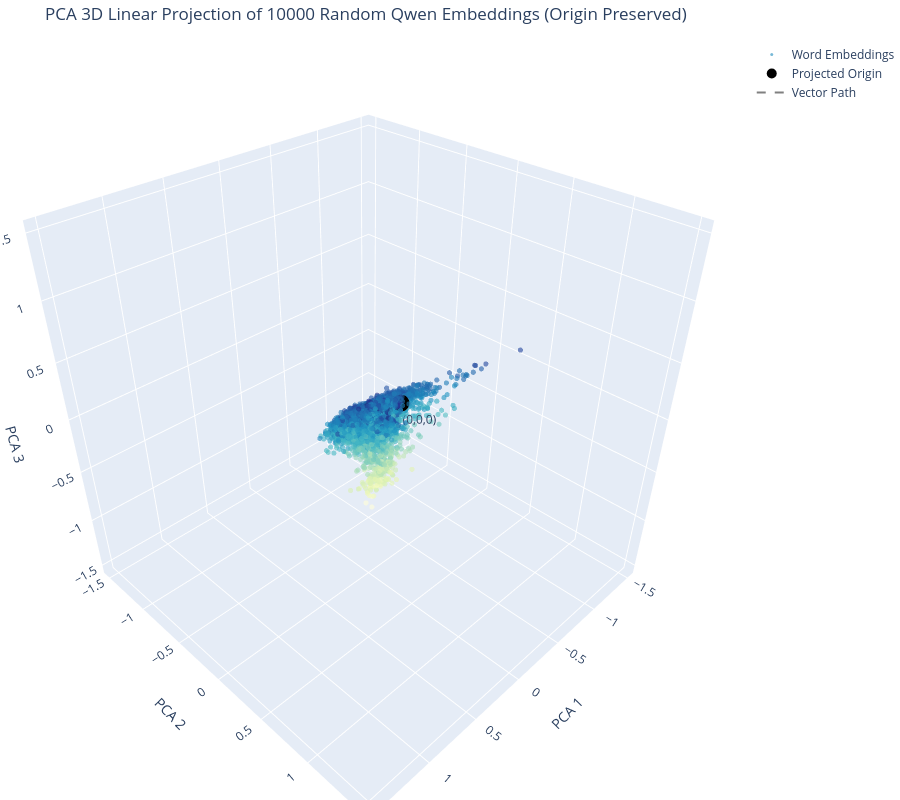

The cell this chart's notebook holds for it:
### Code cell
import numpy as np
from sklearn.decomposition import PCA
import plotly.graph_objects as go

def plot_qwen_embeddings_3d_pca(embedding_matrix, n_samples=2000, random_state=42):
    """
    随机采样高维 Embedding 并使用 PCA 线性降维到 3D 进行交互式可视化。
    PCA 能最大程度保留全局几何结构，适合观察词表的真实形状。
    """
    vocab_size, hidden_dim = embedding_matrix.shape
    print(f"原始词表维度: {vocab_size} 个 {hidden_dim} 维向量")
    
    # 1. 随机采样（建议增加采样点到 2000，以更好地勾勒轮廓）
    np.random.seed(random_state)
    n_samples = min(n_samples, vocab_size)
    sampled_indices = np.random.choice(vocab_size, n_samples, replace=False)
    sampled_vectors = embedding_matrix[sampled_indices]
    
    print(f"已采样 {n_samples} 个点，正在进行 PCA 降维...")
    
    # 2. PCA 降维到 3D
    # 注意：为了观察原点，我们不应该让 PCA 自动减去均值（去中心化）。
    # scikit-learn 的 PCA 默认会去中心化。为了保留原点 (0,0,0) 的相对位置，
    # 我们使用其底层的 TruncatedSVD，或者在投影前手动加上均值。
    
    # 这里我们使用一个更直观的方法：在数据中手动加入原点 (0,0,0)，
    # 然后一起进行 PCA。
    origin = np.zeros((1, hidden_dim))
    vectors_with_origin = np.vstack([sampled_vectors, origin])
    
    pca = PCA(n_components=3)
    # 计算主成分 (基于包含原点的数据，确保投影保留方向性)
    vectors_with_origin_3d = pca.fit_transform(vectors_with_origin)
    
    # 提取降维后的词向量和原点坐标
    vectors_3d = vectors_with_origin_3d[:-1, :]
    origin_3d = vectors_with_origin_3d[-1, :]
    
    # 计算方差解释率，了解 3D 保留了多少信息
    explained_variance = pca.explained_variance_ratio_
    print(f"PCA 前三个主成分解释的方差比例: {sum(explained_variance)*100:.1f}%")
    
    print("降维完成，正在生成 3D 交互视图...")
    
    # 3. 使用 Plotly 绘制交互式 3D 散点图
    fig = go.Figure()

    # --- 添加词向量采样点 ---
    fig.add_trace(go.Scatter3d(
        x=vectors_3d[:, 0],
        y=vectors_3d[:, 1],
        z=vectors_3d[:, 2],
        mode='markers',
        marker=dict(
            size=3,
            # 使用 z 轴的值作为颜色映射，增加立体感
            color=vectors_3d[:, 2], 
            colorscale='YlGnBu', # 选择一个优雅的颜色盘
            opacity=0.6
        ),
        text=[f"Vocab Index: {idx}" for idx in sampled_indices], 
        hoverinfo='text',
        name='Word Embeddings'
    ))

    # --- 添加原点 (0,0,0) 的投影位置 ---
    # 我们用一个醒目的黑色大点标出
    fig.add_trace(go.Scatter3d(
        x=[origin_3d[0]],
        y=[origin_3d[1]],
        z=[origin_3d[2]],
        mode='markers+text',
        marker=dict(size=10, color='black'),
        text=['Origin (0,0,0)'],
        textposition="bottom center",
        name='Projected Origin'
    ))

    # --- 添加一根连接原点和中心向量的参考线，凸显“高度/偏斜” ---
    center_vec_3d = vectors_3d.mean(axis=0)
    fig.add_trace(go.Scatter3d(
        x=[origin_3d[0], center_vec_3d[0]], 
        y=[origin_3d[1], center_vec_3d[1]], 
        z=[origin_3d[2], center_vec_3d[2]],
        mode='lines',
        line=dict(color='gray', width=2, dash='dash'),
        name='Vector Path'
    ))

    # 4. 优化布局，确保比例为 1:1:1，保留真实几何感
    # 这一步极其重要，防止坐标轴自动拉伸
    all_points = vectors_with_origin_3d
    max_range = np.max(np.abs(all_points)) * 1.1
    
    fig.update_layout(
        title=f"PCA 3D Linear Projection of {n_samples} Random Qwen Embeddings (Origin Preserved)",
        scene=dict(
            xaxis=dict(range=[-max_range, max_range], title='PCA 1'),
            yaxis=dict(range=[-max_range, max_range], title='PCA 2'),
            zaxis=dict(range=[-max_range, max_range], title='PCA 3'),
            aspectmode='cube' # 强制 x, y, z 轴视觉比例一致
        ),
        width=900,
        height=800,
        margin=dict(l=0, r=0, b=0, t=40)
    )
    
    fig.show()

# ==========================================
# 使用示例：
# ==========================================
# 这里我们生成一个假的 dummy_matrix 来模拟 (150000, 2048) 的规模供你直接测试代码
print("初始化模拟数据...")
# dummy_matrix = np.random.randn(150000, 2048) 

# 为了模拟真实的 LLM 词向量特性，我们必须模拟“各向异性”
# # 我们让所有向量在一个狭窄的方向上加上一个巨大的偏移量
# bias_direction = np.zeros(2048)
# bias_direction[0] = 5.0 # 让第一维成为主导
# dummy_matrix = dummy_matrix + bias_direction

# # 对隐状态做一个 L2 归一化，模拟层归一化后的超球面分布
# dummy_matrix = dummy_matrix / np.linalg.norm(dummy_matrix, axis=1, keepdims=True)
dummy_matrix = embedding.cpu().numpy()  # 替换为真实的词向量矩阵


# 调用函数 (建议采样 2000 个点以看清扁平形状)
plot_qwen_embeddings_3d_pca(dummy_matrix, n_samples=10000)

### Figure 1 — Plotly figure (JSON) as saved in the notebook; plotly's stock layout.template omitted (floating-point values rounded to 4 significant figures; data arrays with more than 128 entries replaced by an {"elided": "..."} marker saying what was removed)
{"data": [{"hoverinfo": "text", "marker": {"color": {"elided": "10000 float values"}, "colorscale": [[0, "rgb(255,255,217)"], [0.125, "rgb(237,248,177)"], [0.25, "rgb(199,233,180)"], [0.375, "rgb(127,205,187)"], [0.5, "rgb(65,182,196)"], [0.625, "rgb(29,145,192)"], [0.75, "rgb(34,94,168)"], [0.875, "rgb(37,52,148)"], [1, "rgb(8,29,88)"]], "opacity": 0.6, "size": 3}, "mode": "markers", "name": "Word Embeddings", "text": {"elided": "10000 str values"}, "type": "scatter3d", "x": {"elided": "10000 float values"}, "y": {"elided": "10000 float values"}, "z": {"elided": "10000 float values"}}, {"marker": {"color": "black", "size": 10}, "mode": "markers+text", "name": "Projected Origin", "text": ["Origin (0,0,0)"], "textposition": "bottom center", "type": "scatter3d", "x": [-0.3224], "y": [0.02779], "z": [0.01373]}, {"line": {"color": "gray", "dash": "dash", "width": 2}, "mode": "lines", "name": "Vector Path", "type": "scatter3d", "x": [-0.3224, 3.224e-05], "y": [0.02779, -2.779e-06], "z": [0.01373, -1.373e-06]}], "layout": {"height": 800, "margin": {"b": 0, "l": 0, "r": 0, "t": 40}, "scene": {"aspectmode": "cube", "xaxis": {"range": [-1.588, 1.588], "title": {"text": "PCA 1"}}, "yaxis": {"range": [-1.588, 1.588], "title": {"text": "PCA 2"}}, "zaxis": {"range": [-1.588, 1.588], "title": {"text": "PCA 3"}}}, "title": {"text": "PCA 3D Linear Projection of 10000 Random Qwen Embeddings (Origin Preserved)"}, "width": 900}}
